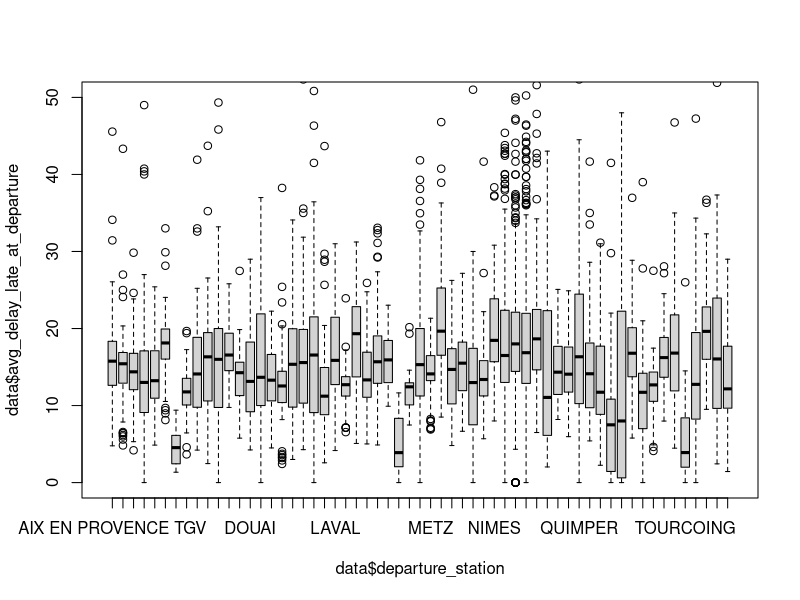
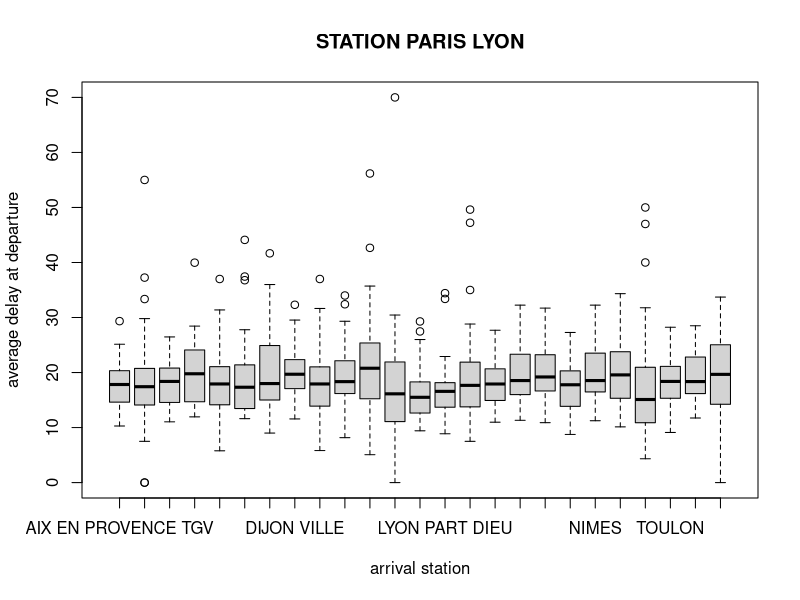
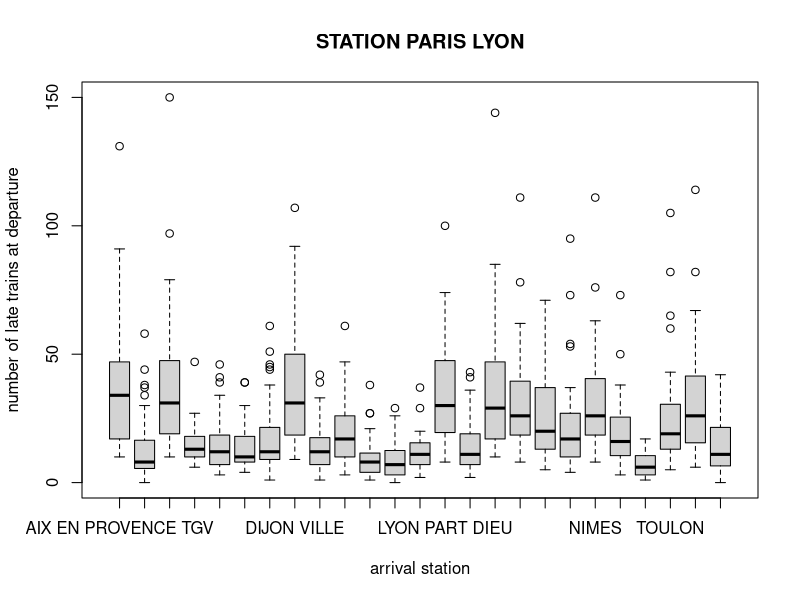
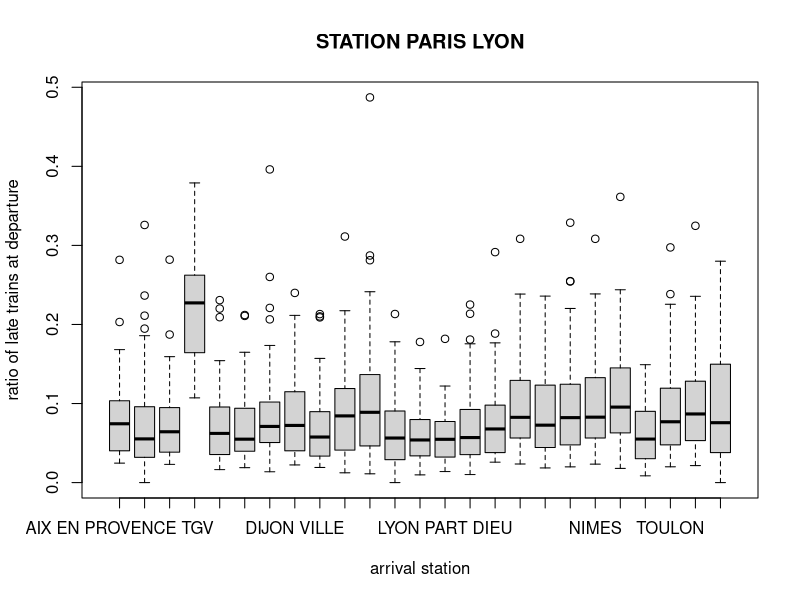
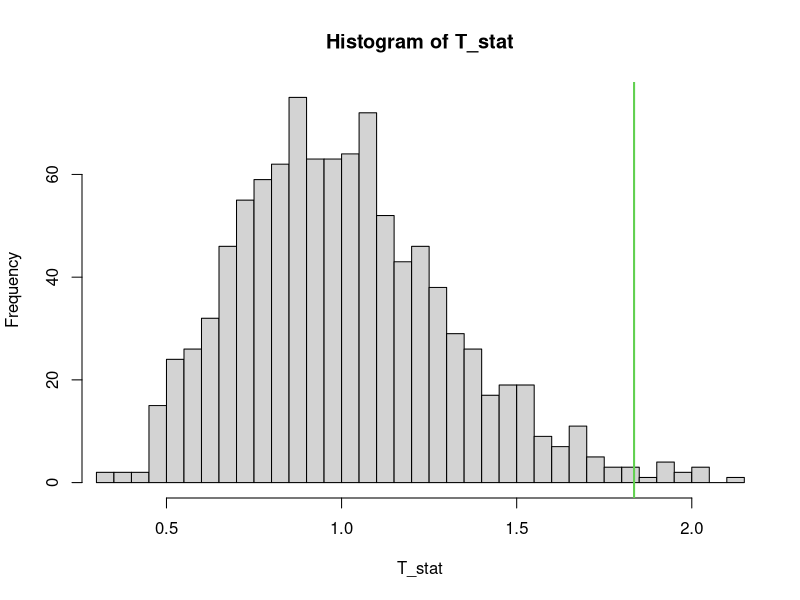
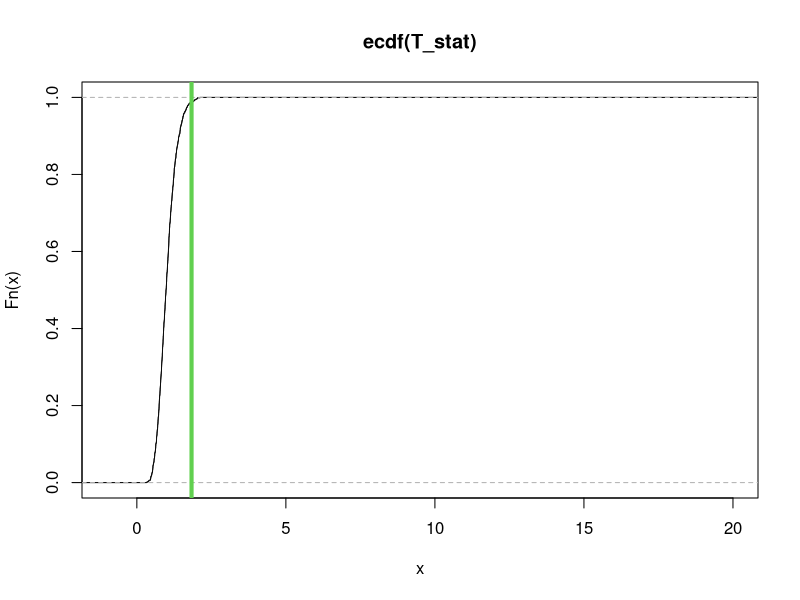

Write the R code that produced these figures, in order.
# ANOVA SULLE TRATTE DI UNA STAZIONE
library(readxl)

data=read_excel('trains_update_2610.xlsx')
n=dim(data)[1]
n
p=dim(data)[2]
p

# First, I look at the stations

# L'idea sarebbe: 
# - dal dataset con tutto seleziono le stazioni da cui partono più di 2-3 tratte
# - vedo i ritardi dei treni per ognuna di queste departure stations
# - seleziono le departure stations con ritardi più alti (facendo un ANOVA ? con le depth?)
# - faccio la successiva analisi su queste stazioni

# unique(data$route)
# 
# stations = data$departure_station[which(data)]
# data_departures = data[which()]


x11()
boxplot(data$avg_delay_late_at_departure ~ data$departure_station, ylim= c(0,50))

# I isolate data of trains departing from a station
#station = 'LYON PART DIEU' # ANOVA returns a very low p-value
station = 'PARIS LYON' #ANOVA returns a very high p-value
data_station = data[which(data$departure_station==station),]
unique(data_station$route)
data_station$route= factor(data_station$route)
data_station$arrival_station = factor(data_station$arrival_station)

#### BOXPLOTS ####
# plot of the average delay of each route 
boxplot(data_station$avg_delay_late_at_departure ~ data_station$arrival_station, 
        main=paste('STATION', station), xlab = 'arrival station', ylab='average delay at departure' )
# Problema: stai pesando le tratte con meno treni in maniera uguale a tratte con più treni

# plot of the number of trains that have a late departure for each route
boxplot(data_station$num_late_at_departure~ data_station$arrival_station, 
        main=paste('STATION', station), xlab='arrival station', ylab = 'number of late trains at departure' )
# standardised with respect to the total number of trips
boxplot(data_station$num_late_at_departure/data_station$total_num_trips~ data_station$arrival_station, 
        main=paste('STATION', station), xlab = 'arrival station', ylab='ratio of late trains at departure' )
levels(unique(data_station$arrival_station))

#### PARAMETRIC ANOVA ####
nlevels = length(levels(data_station$arrival_station))
nlevels

# first of all, I fit a parametric ANOVA
anova.param = aov(data_station$avg_delay_late_at_departure  ~ data_station$route)
summary(anova.param)

# do the assumptions of ANOVA hold?
# are data within each group normally distributed?
p.shapiro = rep(0, nlevels)
for (i in 1:nlevels){
  p.shapiro[i] = shapiro.test(data_station$avg_delay_late_at_departure[which(data_station$route == levels(data_station$route)[i])])$p.value
}
p.shapiro

# do they have the same variance?
bartlett.test(data_station$avg_delay_late_at_departure, data_station$route)


#### PERMUTATIONAL ANOVA ####
# if the assumptions fail, we can proceed with a non-parametric ANOVA
T0 <- summary(anova.param)[[1]][1,4]  # extract the test statistic
T0

B = 1000
set.seed(123)

T_stat <- numeric(B) 
n_data_station <- dim(data_station)[1]

for(perm in 1:B){
  # Permutation:
  permutation <- sample(1:n_data_station)
  data_perm <- data_station$avg_delay_late_at_departure[permutation]
  fit_perm <- aov(data_perm ~ data_station$route)
  
  # Test statistic:
  T_stat[perm] <- summary(fit_perm)[[1]][1,4]
}

hist(T_stat,xlim=range(c(T_stat,T0)),breaks=30)
abline(v=T0,col=3,lwd=2)


plot(ecdf(T_stat),xlim=c(-1,20))
abline(v=T0,col=3,lwd=4)

# p-value
p_val <- sum(T_stat>=T0)/B
p_val

# If ANOVA returns a low p-value, it means that the delay at departure is worse for some routes (there may be
# some problematic routes or it has to do with the fact that high speed trains may have priority over the 
# other trains)

# If ANOVA returns a high p-value, it means that the delay at departure is equal for all routes => the station
# can be analysed as a whole


#### CONFIDENCE INTERVALS ####
# Now I would like to build CIs for the mean delay at departure for each route, to see
# which routes are the most problematic


